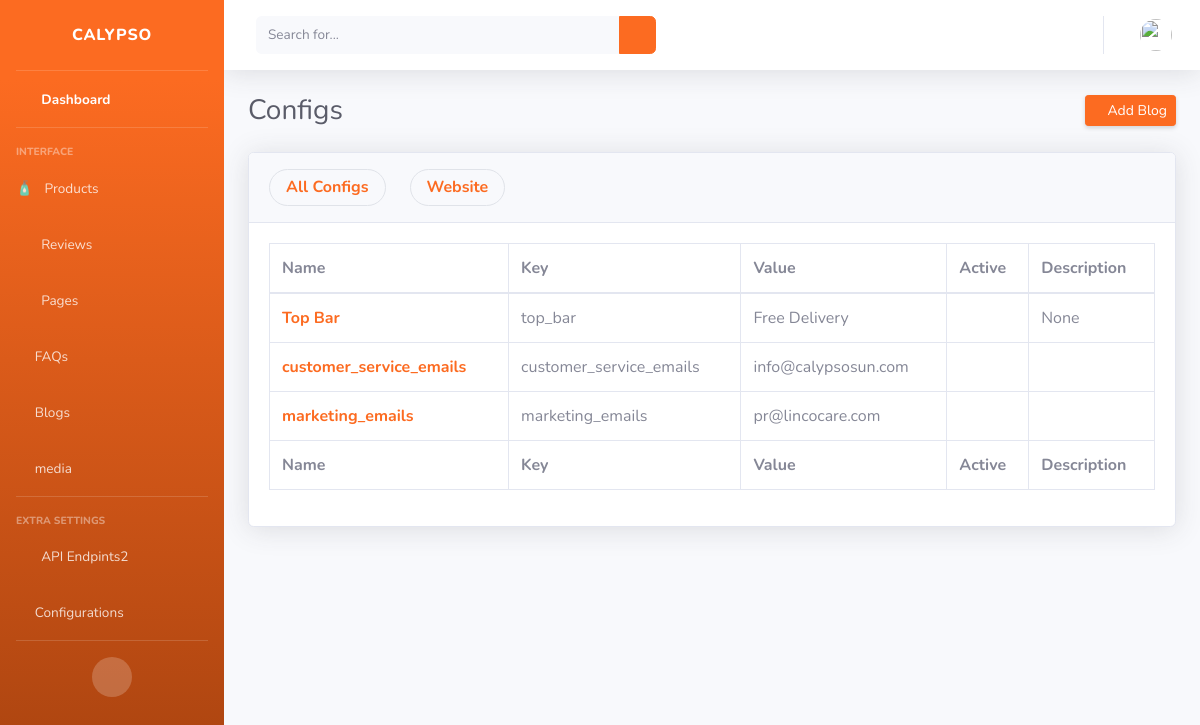
Screenshot of /dashboard/configs/ (signed in) with the database file from the repository.
### web/models.py (models this page shows, shortened)
class Configuration(models.Model):
    name = models.CharField(max_length=250, unique=True)
    key = models.CharField(max_length=250, unique=True)
    value = models.CharField(max_length=350)
    active = models.BooleanField(default=True)
    description = models.CharField(
        max_length=250, default="", blank=True, null=True)
    setting = models.ManyToManyField(
        "web.Setting", blank=True, related_name="configuations")

### dashboard/views.py (the view)
# urls.py: path('configs/', views.ConfigurationList.as_view(),
class ConfigurationList(StaffRequiredMixin, ListView):
    model = Configuration
    context_object_name = 'configs'
    template_name = 'dashboard/configs/list.html'
    def get_queryset(self):
        object_list = super().get_queryset()
        settings = self.request.GET.get("settings", None)
        if settings is not None:
            setting = get_object_or_404(Setting, slug=settings)
            object_list.filter(setting=setting)
        return object_list

### dashboard/views.py (called while the page is built)
    def test_func(self):
        return self.request.user.is_staff

### templates/dashboard/configs/list.html
{% extends "dashboard/admin-base.html" %} {% load static %}
{% block content %}
<div class="container-fluid">
  <div class="d-sm-flex align-items-center justify-content-between mb-4">
    <h1 class="h3 mb-0 text-gray-800">Configs</h1>
    <div>
      <a
        href="{% url "dashboard:blog-create" %}"
        class="d-none d-sm-inline-block btn btn-sm btn-primary shadow-sm"
      >
        <i class="fas fa-download fa-sm text-white-50"></i>
        Add Blog
      </a>
    </div>
  </div>
  <div class="card shadow mb-4">
    <div class="card-header py-3">
      <a href="{% url "dashboard:configs" %}" style="float:left;" class="nav-link mr-4 panel-tab">
      <h6 class="m-0 font-weight-bold text-primary">All Configs</h6>
      </a>
      <a href="{% url "dashboard:configs" %}?settings=yes" style="float:left;" class="nav-link mr-4 panel-tab">
      <h6 class="m-0 font-weight-bold text-primary">Website</h6>
      </a>
    </div>
    <div class="card-body">
      <div class="table-responsive">
        <table
          class="table table-bordered table-hover"
          id="dataTable"
          width="100%"
          cellspacing="0"
        >
          <thead>
            <tr>
              <th scope="col">Name</th>
              <th scope="col">Key</th>
              <th scope="col">Value</th>
              <th scope="col">Active</th>
              <th scope="col">Description</th>
            </tr>
          </thead>
          <tfoot>
            <tr>
              <th scope="col">Name</th>
              <th scope="col">Key</th>
              <th scope="col">Value</th>
              <th scope="col">Active</th>
              <th scope="col">Description</th>
            </tr>
          </tfoot>
          <tbody>
            {% for config in configs %}
            <tr>
              <th scope="row"><a href="{% url "dashboard:config-edit" config.pk %}">{{ config.name }}</a></th>
              <td>
                {{ config.key}}
              </td>
              <td>{{ config.value }}</td>
              <td>
                {% if config.active %}
                    <i class="text-success fas fa-check-circle"></i>
                {% else %}
                    <i class="text-warning fas fa-times-circle"></i>
                {% endif%}
              </td>
              <td>{{ config.description}}</td>
            </tr>
            {% endfor %}
          </tbody>
        </table>
      </div>
    </div>
  </div>
</div>
{% endblock %}

### rows the page displays
Configuration: name "Top Bar", key "top_bar", value "Free Delivery", active False (drawn), description "None"
Configuration: name "customer_service_emails", key "customer_service_emails", value "info@calypsosun.com", active True (drawn)
Configuration: name "marketing_emails", key "marketing_emails", value "pr@lincocare.com", active True (drawn)
